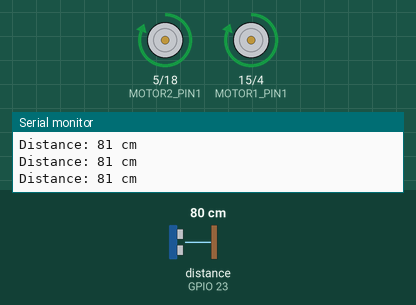
Simulated run of this sketch. Board: ESP32. Shown: motor-driver pin pairs drawn as motors (green arrow = first pin HIGH = forward, orange = second pin HIGH = backward, longer = more drive), the last lines printed to the serial monitor. The inputs (shaded band) are chosen by the test bench; at power-on: distance to the obstacle (sensor on GPIO 23) 80 cm. The echo pulse lasts 58.3 µs per cm.

Above: at 1.2 s.
1.3 s: distance to the obstacle (sensor on GPIO 23) set to 22 cm
2.8 s: distance to the obstacle (sensor on GPIO 23) set to 17 cm
At 4.6 s:
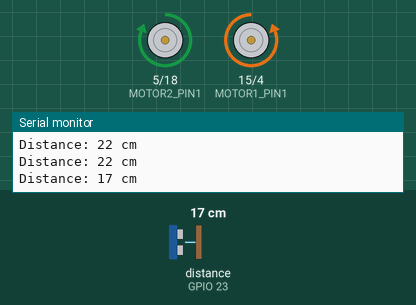
5.8 s: distance to the obstacle (sensor on GPIO 23) set to 35 cm
At 7.3 s:
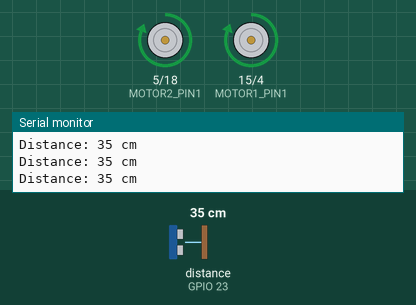
8.4 s: distance to the obstacle (sensor on GPIO 23) set to 2 cm
At 8.7 s:
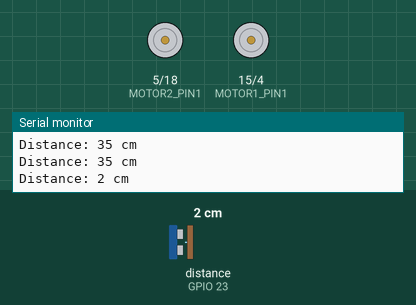
Timing chart, 0 to 12.4 s (numbered marks = the images above; inputs shaded):
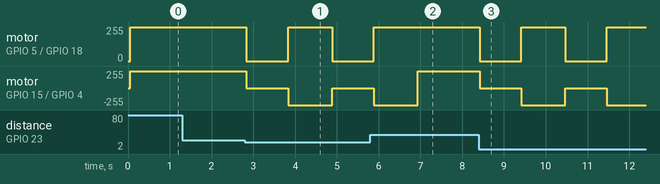

The sketch:

obstacle_avoidance_using_ultasonic.ino
```cpp
#include <NewPing.h>

#define TRIGGER_PIN  19  // ESP32 GPIO pin connected to the trigger pin of HC-SR04
#define ECHO_PIN     23 // ESP32 GPIO pin connected to the echo pin of HC-SR04
#define MAX_DISTANCE 200 // Maximum distance we want to ping for (in centimeters). Maximum sensor distance is rated at 400-500cm.

#define MOTOR1_PIN1 15 // Example motor driver pins
#define MOTOR1_PIN2 4
#define MOTOR2_PIN1 5
#define MOTOR2_PIN2 18

#define MIN_DISTANCE_TO_OBSTACLE 20 // Minimum distance to obstacle for the robot to react (in centimeters)
#define REVERSE_TIME 1000 // Time (in milliseconds) for the robot to reverse
#define TURN_TIME 1000 // Time (in milliseconds) for the robot to turn

NewPing sonar(TRIGGER_PIN, ECHO_PIN, MAX_DISTANCE); // NewPing setup of pins and maximum distance.

void setup() {
  Serial.begin(9600); // Open serial monitor at 9600 baud to see distance readings

  pinMode(MOTOR1_PIN1, OUTPUT);
  pinMode(MOTOR1_PIN2, OUTPUT);
  pinMode(MOTOR2_PIN1, OUTPUT);
  pinMode(MOTOR2_PIN2, OUTPUT);
}

void loop() {
  delay(50); // Wait 50ms between pings (about 20 pings/sec). 29ms should be the shortest delay between pings.

  unsigned int distance = sonar.ping_cm(); // Send ping, get distance in cm and print result (0 = outside set distance range)

  if (distance <= 0 || distance >= MAX_DISTANCE) {
    Serial.println("Error: Distance measurement failed.");
    return;
  }

  Serial.print("Distance: ");
  Serial.print(distance);
  Serial.println(" cm");

  // If an obstacle is detected within the minimum distance
  if (distance < MIN_DISTANCE_TO_OBSTACLE) {
    stopRobot();
    delay(REVERSE_TIME); // Reverse for a certain amount of time
    turnLeft(); // Turn left
    delay(TURN_TIME); // Wait for the turn to complete
  } else {
    moveForward(); // If no obstacle detected, move forward
  }
}

void moveForward() {
  digitalWrite(MOTOR1_PIN1, HIGH);
  digitalWrite(MOTOR1_PIN2, LOW);
  digitalWrite(MOTOR2_PIN1, HIGH);
  digitalWrite(MOTOR2_PIN2, LOW);
}

void stopRobot() {
  digitalWrite(MOTOR1_PIN1, LOW);
  digitalWrite(MOTOR1_PIN2, LOW);
  digitalWrite(MOTOR2_PIN1, LOW);
  digitalWrite(MOTOR2_PIN2, LOW);
}

void turnLeft() {
  digitalWrite(MOTOR1_PIN1, LOW);
  digitalWrite(MOTOR1_PIN2, HIGH);
  digitalWrite(MOTOR2_PIN1, HIGH);
  digitalWrite(MOTOR2_PIN2, LOW);
}
```

Measured:
- the behaviour switches between 20 and 19 cm on distance to the obstacle (sensor on GPIO 23) (found by bisection; images 0 and 1)
- after the input at 2.8 s, motor on GPIO 5 (MOTOR2_PIN1) / GPIO 18 (MOTOR2_PIN2): forward 255/255 → stopped at once, → forward 255/255 1.0 s later, → stopped 1.1 s later; motor on GPIO 15 (MOTOR1_PIN1) / GPIO 4 (MOTOR1_PIN2): forward 255/255 → stopped at once, → backward 255/255 1.0 s later, → stopped 1.1 s later
- after the input at 5.8 s, motor on GPIO 5 (MOTOR2_PIN1) / GPIO 18 (MOTOR2_PIN2): goes on until 5.9 s, then stays forward 255/255
- after the input at 8.4 s, motor on GPIO 5 (MOTOR2_PIN1) / GPIO 18 (MOTOR2_PIN2): alternates forward 255/255 for 1.1 s and stopped for 1.0 s, starting at once; motor on GPIO 15 (MOTOR1_PIN1) / GPIO 4 (MOTOR1_PIN2): alternates backward 255/255 for 1.1 s and stopped for 1.0 s, starting at once
